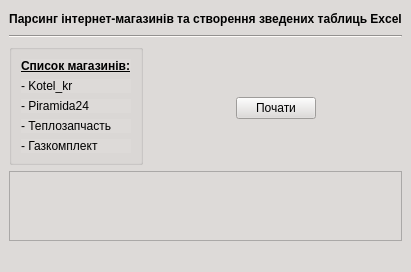
<?xml version="1.0" encoding="UTF-8"?>
<ui version="4.0">
 <class>MainWindow</class>
 <widget class="QMainWindow" name="MainWindow">
  <property name="geometry">
   <rect>
    <x>0</x>
    <y>0</y>
    <width>316</width>
    <height>265</height>
   </rect>
  </property>
  <property name="windowTitle">
   <string>Scraper</string>
  </property>
  <property name="windowIcon">
   <iconset>
    <normaloff>../PycharmProjects/Parser_for_sell/app.ico</normaloff>../PycharmProjects/Parser_for_sell/app.ico</iconset>
  </property>
  <property name="styleSheet">
   <string notr="true">background-color: rgb(221, 218, 216);</string>
  </property>
  <widget class="QWidget" name="centralwidget">
   <layout class="QGridLayout" name="gridLayout_3">
    <item row="4" column="0" colspan="2">
     <widget class="QTextEdit" name="textEdit">
      <property name="readOnly">
       <bool>true</bool>
      </property>
     </widget>
    </item>
    <item row="2" column="1">
     <layout class="QHBoxLayout" name="horizontalLayout_5">
      <item>
       <spacer name="horizontalSpacer">
        <property name="orientation">
         <enum>Qt::Horizontal</enum>
        </property>
        <property name="sizeHint" stdset="0">
         <size>
          <width>40</width>
          <height>20</height>
         </size>
        </property>
       </spacer>
      </item>
      <item>
       <widget class="QPushButton" name="pushButton">
        <property name="text">
         <string>Почати</string>
        </property>
       </widget>
      </item>
      <item>
       <spacer name="horizontalSpacer_2">
        <property name="orientation">
         <enum>Qt::Horizontal</enum>
        </property>
        <property name="sizeHint" stdset="0">
         <size>
          <width>40</width>
          <height>20</height>
         </size>
        </property>
       </spacer>
      </item>
     </layout>
    </item>
    <item row="0" column="0" colspan="2">
     <layout class="QVBoxLayout" name="verticalLayout_8">
      <item>
       <layout class="QHBoxLayout" name="horizontalLayout_7">
        <item>
         <spacer name="horizontalSpacer_3">
          <property name="orientation">
           <enum>Qt::Horizontal</enum>
          </property>
          <property name="sizeHint" stdset="0">
           <size>
            <width>40</width>
            <height>20</height>
           </size>
          </property>
         </spacer>
        </item>
        <item>
         <widget class="QLabel" name="label">
          <property name="font">
           <font>
            <weight>75</weight>
            <bold>true</bold>
           </font>
          </property>
          <property name="text">
           <string>Парсинг інтернет-магазинів та створення зведених таблиць Excel</string>
          </property>
          <property name="alignment">
           <set>Qt::AlignCenter</set>
          </property>
          <property name="margin">
           <number>3</number>
          </property>
         </widget>
        </item>
        <item>
         <spacer name="horizontalSpacer_4">
          <property name="orientation">
           <enum>Qt::Horizontal</enum>
          </property>
          <property name="sizeHint" stdset="0">
           <size>
            <width>40</width>
            <height>20</height>
           </size>
          </property>
         </spacer>
        </item>
       </layout>
      </item>
      <item>
       <widget class="Line" name="line">
        <property name="orientation">
         <enum>Qt::Horizontal</enum>
        </property>
       </widget>
      </item>
      <item>
       <spacer name="verticalSpacer_4">
        <property name="orientation">
         <enum>Qt::Vertical</enum>
        </property>
        <property name="sizeHint" stdset="0">
         <size>
          <width>20</width>
          <height>40</height>
         </size>
        </property>
       </spacer>
      </item>
     </layout>
    </item>
    <item row="1" column="1">
     <spacer name="verticalSpacer">
      <property name="orientation">
       <enum>Qt::Vertical</enum>
      </property>
      <property name="sizeHint" stdset="0">
       <size>
        <width>181</width>
        <height>91</height>
       </size>
      </property>
     </spacer>
    </item>
    <item row="3" column="1">
     <spacer name="verticalSpacer_3">
      <property name="orientation">
       <enum>Qt::Vertical</enum>
      </property>
      <property name="sizeHint" stdset="0">
       <size>
        <width>181</width>
        <height>90</height>
       </size>
      </property>
     </spacer>
    </item>
    <item row="1" column="0" rowspan="3">
     <widget class="QGroupBox" name="groupBox">
      <property name="minimumSize">
       <size>
        <width>100</width>
        <height>0</height>
       </size>
      </property>
      <property name="styleSheet">
       <string notr="true"/>
      </property>
      <property name="title">
       <string/>
      </property>
      <layout class="QVBoxLayout" name="verticalLayout_3">
       <item>
        <widget class="QLabel" name="label_2">
         <property name="sizePolicy">
          <sizepolicy hsizetype="Preferred" vsizetype="Preferred">
           <horstretch>0</horstretch>
           <verstretch>0</verstretch>
          </sizepolicy>
         </property>
         <property name="font">
          <font>
           <weight>75</weight>
           <bold>true</bold>
           <underline>true</underline>
          </font>
         </property>
         <property name="text">
          <string>Список магазинів:</string>
         </property>
         <property name="scaledContents">
          <bool>false</bool>
         </property>
        </widget>
       </item>
       <item>
        <widget class="QLabel" name="label_4">
         <property name="text">
          <string>- Kotel_kr</string>
         </property>
        </widget>
       </item>
       <item>
        <widget class="QLabel" name="label_3">
         <property name="text">
          <string>- Piramida24</string>
         </property>
        </widget>
       </item>
       <item>
        <widget class="QLabel" name="label_5">
         <property name="text">
          <string>- Теплозапчасть</string>
         </property>
        </widget>
       </item>
       <item>
        <widget class="QLabel" name="label_6">
         <property name="text">
          <string>- Газкомплект</string>
         </property>
        </widget>
       </item>
       <item>
        <spacer name="verticalSpacer_2">
         <property name="orientation">
          <enum>Qt::Vertical</enum>
         </property>
         <property name="sizeHint" stdset="0">
          <size>
           <width>20</width>
           <height>40</height>
          </size>
         </property>
        </spacer>
       </item>
      </layout>
     </widget>
    </item>
   </layout>
  </widget>
  <widget class="QStatusBar" name="statusbar"/>
 </widget>
 <resources/>
 <connections/>
</ui>
